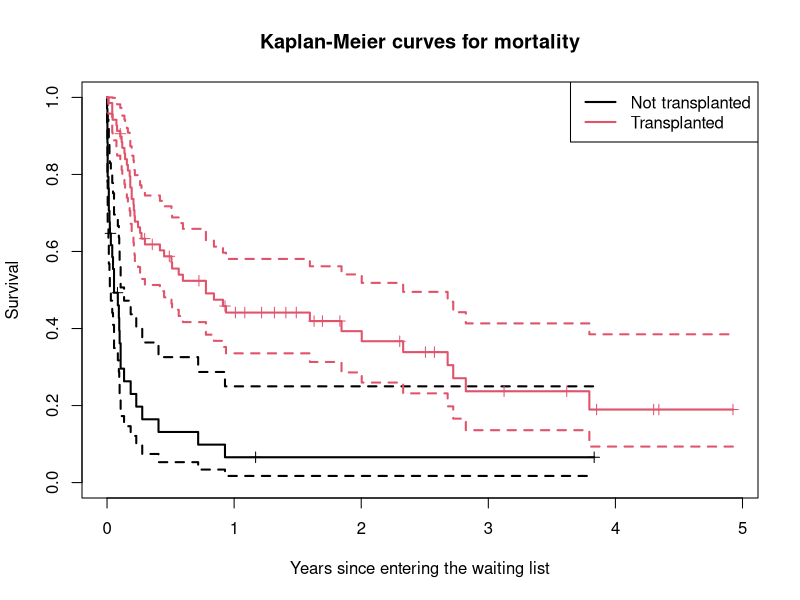
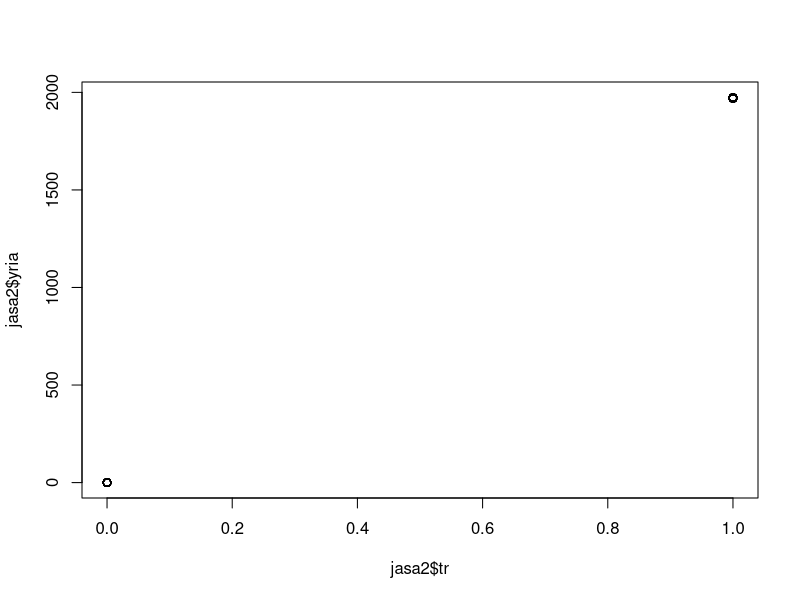

The R source for these figures, in order:

rm(list=ls())
library(survival)
library(Epi)

head(jasa)

# Create time variables:

jasa$acceptyr <- as.numeric(cal.yr(as.Date(jasa$accept.dt, format="%Y-%m-%d")))
jasa$deathyr <- as.numeric(cal.yr(as.Date(jasa$fu.date, format="%Y-%m-%d")))
jasa$birthyr <- as.numeric(cal.yr(as.Date(jasa$birth.dt, format="%Y-%m-%d")))
jasa$txyr <- as.numeric(cal.yr(as.Date(jasa$tx.date, format="%Y-%m-%d")))
jasa$timetodeath <- round(as.numeric(jasa$deathyr - jasa$acceptyr), 3)
jasa$timetotransplant <- round(as.numeric(jasa$txyr - jasa$acceptyr), 3)

# Check that the event times are positive:

eps <- 0.00001
jasa$timetotransplant <- ifelse(jasa$timetotransplant==0, eps, jasa$timetotransplant)
jasa$timetodeath <- ifelse(jasa$timetodeath==0, eps, jasa$timetodeath)
sel <- jasa$transplant==1
jasa$timetodeath[sel] <- ifelse(jasa$timetodeath[sel]==jasa$timetotransplant[sel], jasa$timetodeath[sel]+eps, jasa$timetodeath[sel])
head(jasa)

# Wrong analysis:

# K-M comparison of survival in 'transplanted' and 'not transplanted' groups:

fit <- survfit(Surv(timetodeath,fustat)~transplant, data=jasa)
summary(fit)

plot(fit, col=1:2, xlab="Years since entering the waiting list",
     ylab="Survival", lwd=2, conf.int=T, mark.time=TRUE,
     main="Kaplan-Meier curves for mortality")
legend("topright",col=1:2, legend=c("Not transplanted","Transplanted"), lwd=2)

# log-rank test:

diff <- survdiff(Surv(timetodeath,fustat)~transplant, data=jasa)
diff

# Cox model with a fixed exposure variable:

model <- coxph(Surv(futime,fustat)~transplant, data=jasa)
summary(model)

# Add baseline covariates:

model <- coxph(Surv(timetodeath,fustat)~transplant + age + surgery + acceptyr, data=jasa)
summary(model)

# Correct analysis:

# Create long format dataset:

nrow(jasa)
jasa2 <- NULL
for (i in 1:nrow(jasa)) {
    if (jasa$transplant[i] == 0) {
        jasa2 <- rbind(jasa2, data.frame(jasa[i,], id=i, start=0, stop=jasa$timetodeath[i], event=jasa$fustat[i], tr=0)) 
    }
    else if (jasa$transplant[i] == 1) {
        jasa2 <- rbind(jasa2, data.frame(jasa[i,], id=i, start=0, stop=jasa$timetotransplant[i], event=0, tr=0))
        jasa2 <- rbind(jasa2, data.frame(jasa[i,], id=i, start=jasa$timetotransplant[i], stop=jasa$timetodeath[i], event=jasa$fustat[i], tr=1))
    }
}
nrow(jasa2)
head(jasa2)
head(jasa2[(ncol(jasa2)-4):ncol(jasa2)])

# Both starting and ending time of the follow-up interval have to be specified now in the survival outcome:

model <- coxph(Surv(start,stop,event)~tr + age + surgery + acceptyr, data=jasa2)
summary(model)

# Use tt to create the time-dependent exposure variable (the results should be the same):

jasa$timetotransplant <- ifelse(is.na(jasa$timetotransplant), Inf, jasa$timetotransplant)
head(jasa)

model <- coxph(Surv(timetodeath,fustat)~tt(timetotransplant) + age + surgery + acceptyr, tt=function(x,t, ...) I(x<t), data=jasa)
summary(model)

# Allow interaction between transplant and time since transplant:

model <- coxph(Surv(timetodeath,fustat)~tt(timetotransplant) + age + surgery + acceptyr, 
tt=function(x,t, ...) cbind(I(x<t), I(x<t) * (t-ifelse(is.finite(x), x, 0))), data=jasa)
summary(model)

# Allow interaction between transplant and wait time:

model <- coxph(Surv(timetodeath,fustat)~tt(timetotransplant) + age + surgery + acceptyr, 
tt=function(x,t, ...) cbind(I(x<t), I(x<t) * ifelse(is.finite(x), x, 0)), data=jasa)
summary(model)

# Investigate whether the mismatch scores and rejection predict subsequent survival through interactions with the transplant indicator:

table(jasa$mismatch)
jasa2$mismatchia <- ifelse(jasa2$tr == 1, jasa2$mismatch-1, 0)
model <- coxph(Surv(start,stop,event)~tr + factor(mismatchia) + age + surgery + acceptyr, data=jasa2)
summary(model)

table(jasa$hla.a2)
jasa2$hla.a2ia <- ifelse(jasa2$tr == 1, jasa2$hla.a2, 0)
model <- coxph(Surv(start,stop,event)~tr + factor(hla.a2ia) + age + surgery + acceptyr, data=jasa2)
summary(model)

table(jasa$mscore)
jasa2$mscoreia <- ifelse(jasa2$tr == 1, jasa2$mscore, 0)
model <- coxph(Surv(start,stop,event)~tr + mscoreia + age + surgery + acceptyr, data=jasa2)
summary(model)

table(jasa$reject)
jasa2$rejectia <- ifelse(jasa2$tr == 1, jasa2$reject, 0)
model <- coxph(Surv(start,stop,event)~tr + rejectia + age + surgery + acceptyr, data=jasa2)
summary(model)

# Investigate interactions with the baseline covariates:

jasa2$ageia <- ifelse(jasa2$tr == 1, jasa2$age, 0)
jasa2$surgeryia <- ifelse(jasa2$tr == 1, jasa2$surgery, 0)
jasa2$yria <- ifelse(jasa2$tr == 1, jasa2$acceptyr, 0)
model <- coxph(Surv(start,stop,event)~tr + rejectia + ageia + surgeryia + yria + age + surgery + acceptyr, data=jasa2)
summary(model)

# Trouble, big correlations between the parameter estimates:

cov2cor(vcov(model))

plot(jasa2$tr, jasa2$yria)

# Center the age and year variables and try again:

jasa2$age <- jasa2$age - mean(jasa$age)
jasa2$acceptyr <- jasa2$acceptyr - mean(jasa$acceptyr)
head(jasa2)

jasa2$ageia <- ifelse(jasa2$tr == 1, jasa2$age, 0)
jasa2$surgeryia <- ifelse(jasa2$tr == 1, jasa2$surgery, 0)
jasa2$yria <- ifelse(jasa2$tr == 1, jasa2$acceptyr, 0)
model <- coxph(Surv(start,stop,event)~tr + rejectia + ageia + surgeryia + yria + age + surgery + acceptyr, data=jasa2)
summary(model)

cov2cor(vcov(model))

# Choose this as the final model and interpret the results:

model <- coxph(Surv(start,stop,event)~tr + rejectia + yria + age + surgery + acceptyr, data=jasa2)
summary(model)

# We could calculate robust/sandwich variance estimates which allow for dependencies
# between observations by adding a cluster term into the model. However, this is not necessary here. (Why?)

model <- coxph(Surv(start,stop,event)~tr + rejectia + yria + age + surgery + acceptyr + cluster(id), data=jasa2)
summary(model)
